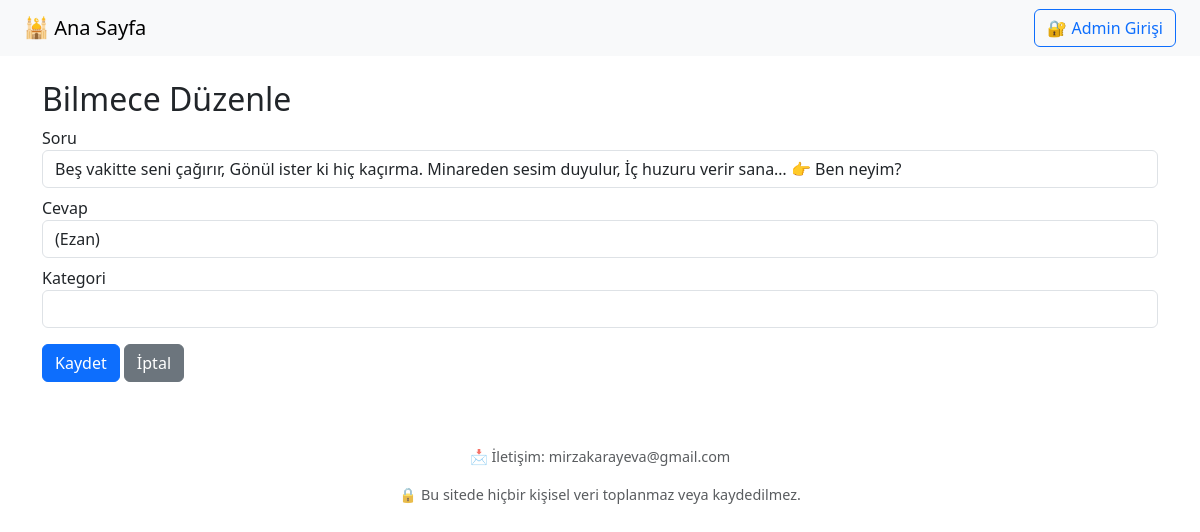
The app's page /admin/bilmece/duzenle/1 (signed in) with its own data.
### app/models.py (models this page shows)
class Bilmeceler(db.Model):
    id = db.Column(db.Integer, primary_key=True)
    soru = db.Column(db.String(255), nullable=False)
    cevap = db.Column(db.String(255), nullable=False)
    kategori = db.Column(db.String(100))  # örn: 'Hayvanlar', 'Ramazan', 'Eğlenceli'

### app/admin_routes.py (the view)
@admin.route("/admin/bilmece/duzenle/<int:id>", methods=["GET", "POST"])
def admin_bilmece_duzenle(id):
    if not session.get("admin"):
        return redirect(url_for("admin.admin_login"))
    bilmece = Bilmeceler.query.get_or_404(id)
    if request.method == "POST":
        bilmece.soru = request.form["soru"]
        bilmece.cevap = request.form["cevap"]
        bilmece.kategori = request.form["kategori"]
        db.session.commit()
        return redirect(url_for("admin.admin_bilmeceler"))
    return render_template("admin_bilmece_duzenle.html", bilmece=bilmece)

### app/templates/admin_bilmece_duzenle.html
{% extends 'base.html' %}
{% block content %}
<h2>Bilmece Düzenle</h2>
<form method="post">
    <label for="soru">Soru</label>
    <input type="text" name="soru" class="form-control" value="{{ bilmece.soru }}" required>
    <label for="cevap" class="mt-2">Cevap</label>
    <input type="text" name="cevap" class="form-control" value="{{ bilmece.cevap }}" required>
    <label for="kategori" class="mt-2">Kategori</label>
    <input type="text" name="kategori" class="form-control" value="{{ bilmece.kategori }}">
    <button type="submit" class="btn btn-primary mt-3">Kaydet</button>
    <a href="{{ url_for('admin.admin_bilmeceler') }}" class="btn btn-secondary mt-3">İptal</a>
</form>
{% endblock %}

### records on screen
Bilmeceler: soru "Beş vakitte seni çağırır, Gönül ister ki hiç kaçırma. Minareden sesim duyulur, İç huzuru verir sana… 👉 Ben neyim?", cevap "(Ezan)"
